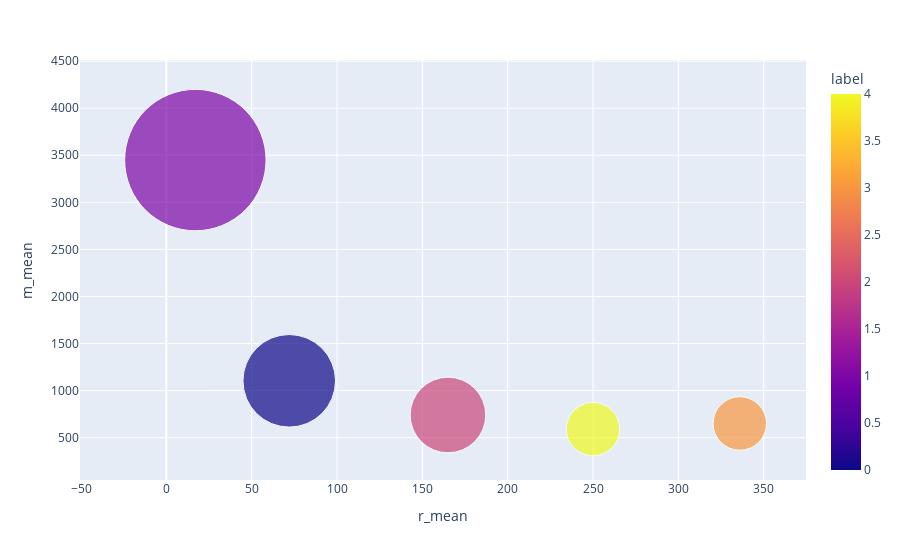
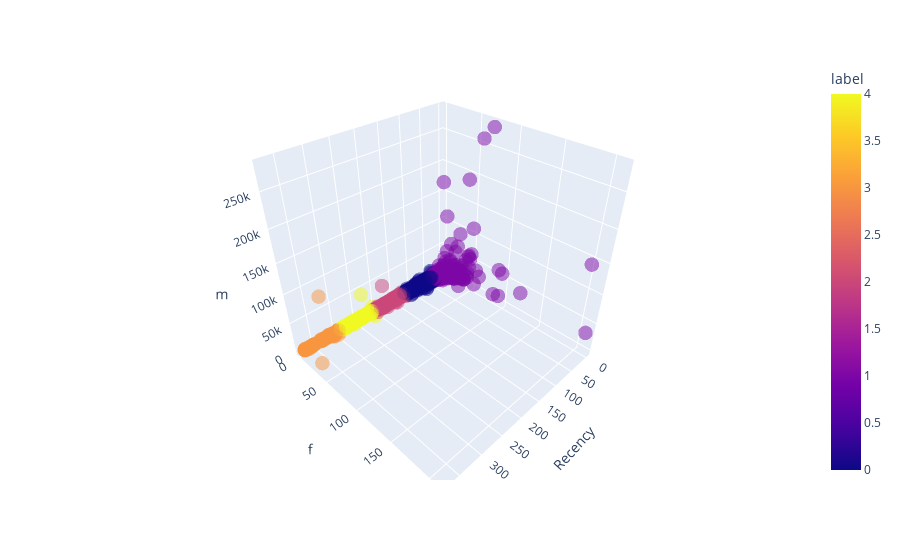

The notebook cell these images were saved under, in order:
### Code cell
model_plot(df_hie)

### Figure 1 — Plotly figure (JSON) as saved in the notebook; plotly's stock layout.template omitted (floating-point values rounded to 4 significant figures)
{"data": [{"hovertemplate": "<b>%{hovertext}</b><br><br>r_mean=%{x}<br>m_mean=%{y}<br>f_mean=%{marker.size}<br>label=%{marker.color}<extra></extra>", "hovertext": [0, 1, 2, 3, 4], "legendgroup": "", "marker": {"color": [0, 1, 2, 3, 4], "coloraxis": "coloraxis", "size": [3, 7, 2, 1, 1], "sizemode": "area", "sizeref": 0.0007, "symbol": "circle"}, "mode": "markers", "name": "", "orientation": "v", "showlegend": false, "type": "scatter", "x": [72, 17, 165, 336, 250], "xaxis": "x", "y": [1104, 3449, 741, 651, 591], "yaxis": "y"}], "layout": {"coloraxis": {"colorbar": {"title": {"text": "label"}}, "colorscale": [[0, "#0d0887"], [0.1111, "#46039f"], [0.2222, "#7201a8"], [0.3333, "#9c179e"], [0.4444, "#bd3786"], [0.5556, "#d8576b"], [0.6667, "#ed7953"], [0.7778, "#fb9f3a"], [0.8889, "#fdca26"], [1, "#f0f921"]]}, "legend": {"itemsizing": "constant", "tracegroupgap": 0}, "margin": {"t": 60}, "xaxis": {"anchor": "y", "domain": [0, 1], "title": {"text": "r_mean"}}, "yaxis": {"anchor": "x", "domain": [0, 1], "title": {"text": "m_mean"}}}}

### Figure 2 — Plotly figure (JSON) as saved in the notebook; plotly's stock layout.template omitted (floating-point values rounded to 4 significant figures; data arrays with more than 128 entries replaced by an {"elided": "..."} marker saying what was removed)
{"data": [{"hovertemplate": "Recency=%{x}<br>f=%{y}<br>m=%{z}<br>label=%{marker.color}<extra></extra>", "legendgroup": "", "marker": {"color": {"elided": "4338 int values"}, "coloraxis": "coloraxis", "opacity": 0.5, "size": 5, "symbol": "circle"}, "mode": "markers", "name": "", "scene": "scene", "showlegend": false, "type": "scatter3d", "x": {"elided": "4338 int values"}, "y": {"elided": "4338 float values"}, "z": {"elided": "4338 float values"}}], "layout": {"coloraxis": {"colorbar": {"title": {"text": "label"}}, "colorscale": [[0, "#0d0887"], [0.1111, "#46039f"], [0.2222, "#7201a8"], [0.3333, "#9c179e"], [0.4444, "#bd3786"], [0.5556, "#d8576b"], [0.6667, "#ed7953"], [0.7778, "#fb9f3a"], [0.8889, "#fdca26"], [1, "#f0f921"]]}, "legend": {"tracegroupgap": 0}, "margin": {"t": 60}, "scene": {"domain": {"x": [0, 1], "y": [0, 1]}, "xaxis": {"title": {"text": "Recency"}}, "yaxis": {"title": {"text": "f"}}, "zaxis": {"title": {"text": "m"}}}}}
